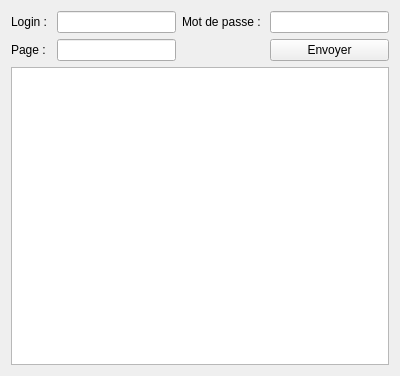
<?xml version="1.0" encoding="UTF-8"?>
<ui version="4.0">
 <class>MainWindow</class>
 <widget class="QMainWindow" name="MainWindow">
  <property name="geometry">
   <rect>
    <x>0</x>
    <y>0</y>
    <width>400</width>
    <height>376</height>
   </rect>
  </property>
  <property name="windowTitle">
   <string>MainWindow</string>
  </property>
  <widget class="QWidget" name="centralWidget">
   <layout class="QVBoxLayout" name="verticalLayout">
    <item>
     <layout class="QGridLayout" name="gridLayout">
      <item row="0" column="0">
       <widget class="QLabel" name="mLoginLabel">
        <property name="text">
         <string>Login : </string>
        </property>
       </widget>
      </item>
      <item row="0" column="1">
       <widget class="QLineEdit" name="mLoginEdit"/>
      </item>
      <item row="0" column="2">
       <widget class="QLabel" name="mMdpLabel">
        <property name="text">
         <string>Mot de passe : </string>
        </property>
       </widget>
      </item>
      <item row="0" column="3">
       <widget class="QLineEdit" name="mMdpEdit"/>
      </item>
      <item row="1" column="0">
       <widget class="QLabel" name="label">
        <property name="text">
         <string>Page : </string>
        </property>
       </widget>
      </item>
      <item row="1" column="1">
       <widget class="QLineEdit" name="mPageEdit"/>
      </item>
      <item row="1" column="3">
       <widget class="QPushButton" name="pushButton">
        <property name="text">
         <string>Envoyer</string>
        </property>
       </widget>
      </item>
     </layout>
    </item>
    <item>
     <widget class="QPlainTextEdit" name="plainTextEdit"/>
    </item>
   </layout>
  </widget>
 </widget>
 <layoutdefault spacing="6" margin="11"/>
 <resources/>
 <connections/>
</ui>
